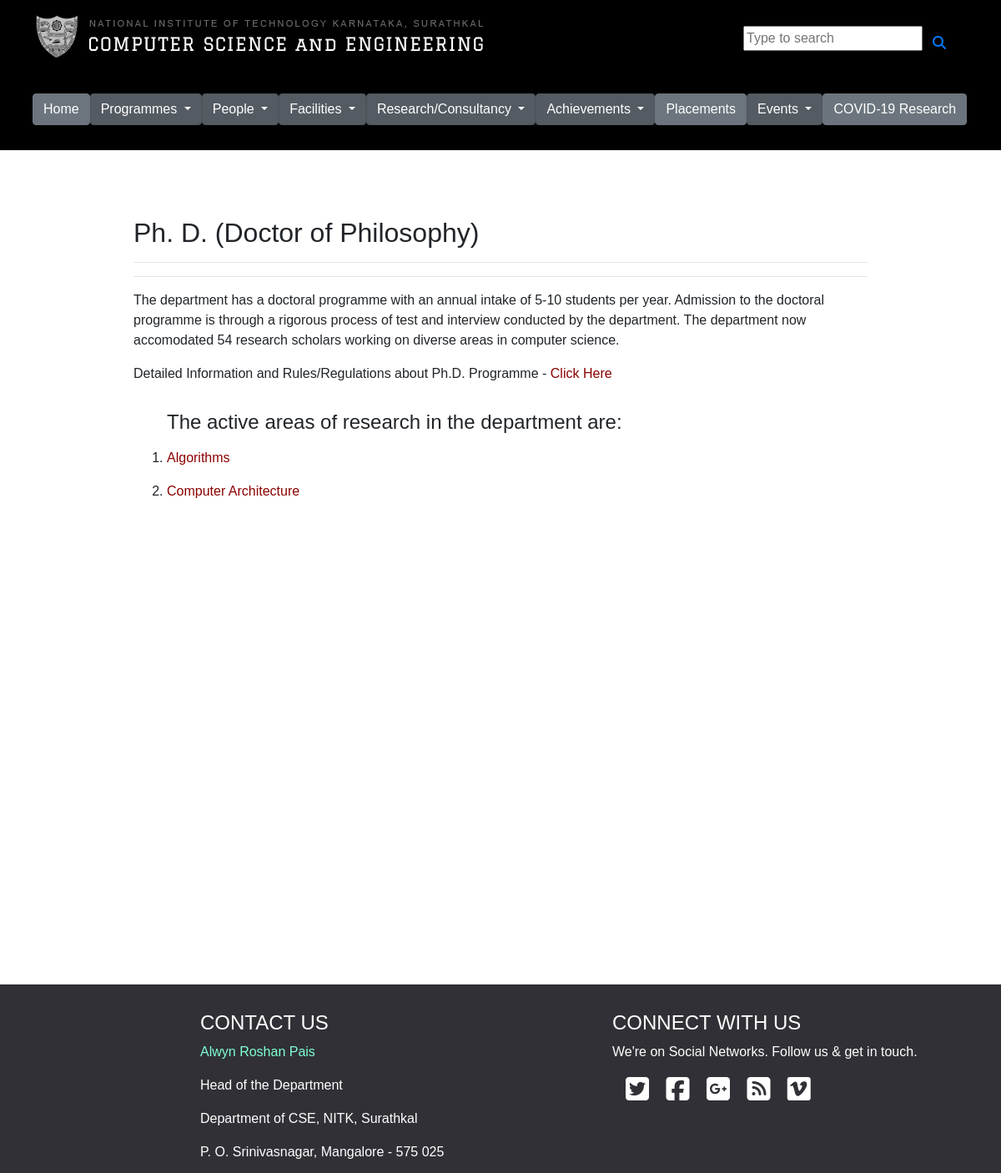
Page /programmes/doctaral (upper part) on the earlier database version.
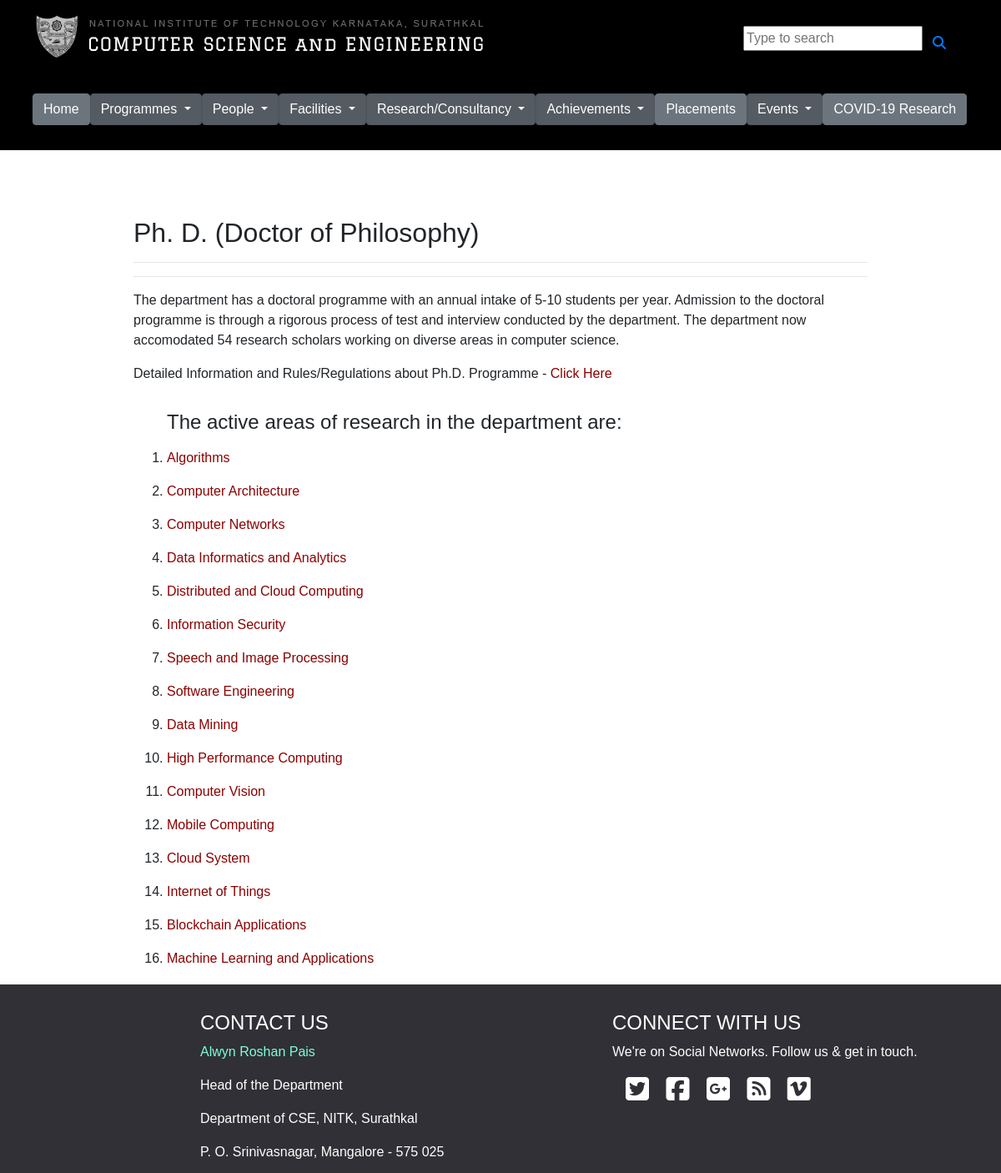
Same page on the later database version.
### nitk_cse/models.py (models this page shows, shortened)
class Research(db.Model):
    id = db.Column(db.Integer, primary_key=True)
    title = db.Column(db.String(20), unique=True, nullable=False)
    faculty = db.relationship('ResearchFaculty', backref='research_area', lazy=True)
    journals = db.relationship('ResearchJournal', backref='research_area', lazy=True)
    conferences = db.relationship('ResearchConf', backref='research_area', lazy=True)

### nitk_cse/routes.py (the view)
@app.route("/programmes/doctaral")
def doctaral():
    topics = Research.query.all()
    return render_template('doctaral.html',topics=topics,title='Programmes')

### nitk_cse/templates/doctaral.html
{% extends "layout.html" %}
{% block content %}
<div class="docpage">
    <div class="doc">
        <h2>Ph. D. (Doctor of Philosophy)</h2>
        <hr />
        <hr />
        <p>The department has a doctoral programme with an annual intake of 5-10 students per year.
            Admission to the doctoral programme is through a rigorous process of test and interview
            conducted by the department. The department now accomodated 54 research scholars working on
            diverse areas in computer science.</p>
        <p>Detailed Information and Rules/Regulations about Ph.D. Programme - <a href="">Click Here</a></p>
    </div>
    <div class="data">
        <ol>
            <h4>The active areas of research in the department are:</h4>
            {% for topic in topics %}
            <li>
            <a href="{{ url_for('subject',id=topic.id) }}">{{ topic.title }}</a>
            </li>
            {% endfor %}
        </ol>
    </div>
</div>
{% endblock content %}

Differences in the rows shown:
added Research: title "Computer Networks"
added Research: title "Data Informatics and Analytics"
added Research: title "Distributed and Cloud Computing"
added Research: title "Information Security"
added Research: title "Speech and Image Processing"
added Research: title "Software Engineering"
added Research: title "Data Mining"
added Research: title "High Performance Computing"
added Research: title "Computer Vision"
added Research: title "Mobile Computing"
added Research: title "Cloud System"
added Research: title "Internet of Things"
added Research: title "Blockchain Applications"
added Research: title "Machine Learning and Applications"
